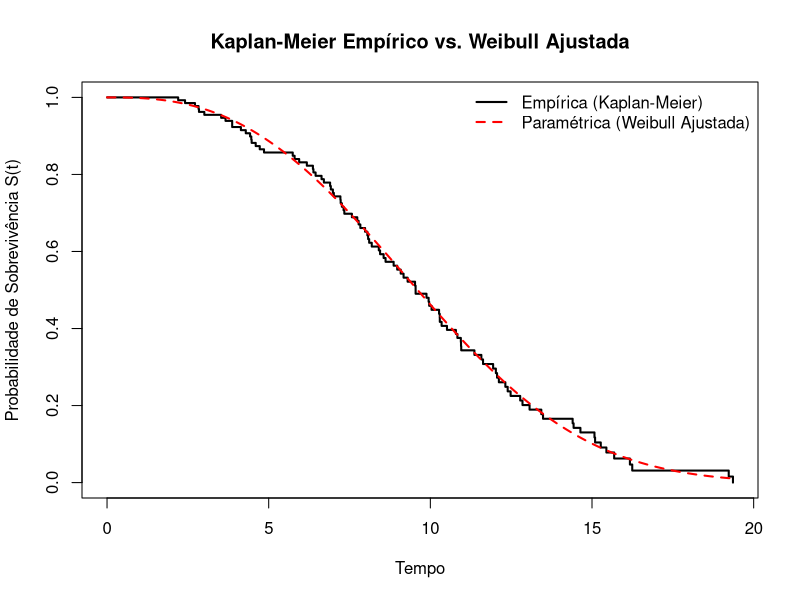

The R source for this figure:
# ==============================================================================
# DISCIPLINA: Simulação Estatística
# OBJETIVO: Estimação de Máxima Verossimilhança para distribuição Weibull
#           com dados censurados à direita via Método da Bissecção.
# ==============================================================================

# ------------------------------------------------------------------------------
# FUNÇÃO PRINCIPAL DA BISSECÇÃO
# ------------------------------------------------------------------------------
weibull_mle_bisseccao <- function(t, delta, intervalo_alpha = c(0.1, 10), 
                                  tol = 1e-6, max_iter = 100, conf_level = 0.95) {
  
  # Número de falhas observadas
  r <- sum(delta)
  if (r == 0) stop("Erro: Nenhuma falha observada no conjunto de dados.")
  
  # Passo 1: Definição da Função Escore para Alpha
  g_alpha <- function(alpha) {
    termo1 <- r / alpha
    termo2 <- sum(delta * log(t))
    termo3 <- (r * sum((t^alpha) * log(t))) / sum(t^alpha)
    
    return(termo1 + termo2 - termo3)
  }
  
  # Passo 2: Algoritmo da Bissecção
  a <- intervalo_alpha[1]
  b <- intervalo_alpha[2]
  
  fa <- g_alpha(a)
  fb <- g_alpha(b)
  
  # Verifica se existe mudança de sinal no intervalo inicial
  if (fa * fb > 0) {
    stop("O intervalo inicial de alpha não contém uma raiz óbvia (f(a) e f(b) têm o mesmo sinal). Amplie o intervalo.")
  }
  
  iter_convergiu <- max_iter
  
  # Loop iterativo da Bissecção
  for (k in 1:max_iter) {
    c_mid <- (a + b) / 2
    fc <- g_alpha(c_mid)
    
    # Critério de parada: raiz encontrada ou intervalo suficientemente pequeno
    if (abs(fc) < tol || (b - a) / 2 < tol) {
      alpha_hat <- c_mid
      iter_convergiu <- k
      cat("Convergência atingida na iteração:", k, "\n")
      break
    }
    
    # Atualização do intervalo
    if (fa * fc < 0) {
      b <- c_mid
      fb <- fc
    } else {
      a <- c_mid
      fa <- fc
    }
    
    if (k == max_iter) {
      alpha_hat <- (a + b) / 2
      warning("O algoritmo da bissecção atingiu o número máximo de iterações.")
    }
  }
  
  # Passo 3: Cálculo do Estimador de Beta
  
  beta_hat <- (sum(t^alpha_hat) / r)^(1 / alpha_hat)
  
  # CÁLCULO DA VARIÂNCIA E INTERVALOS DE CONFIANÇA
  
  # Calculando a Matriz Hessiana avaliada nos estimadores encontrados
  alpha <- alpha_hat
  beta <- beta_hat
  
  z <- t / beta
  ln_z <- log(z)
  z_alpha <- z^alpha
  
  H11_final <- sum(-delta / (alpha^2) - z_alpha * (ln_z^2))
  H12_final <- sum(-delta / beta + (1/beta) * z_alpha * (1 + alpha * ln_z))
  H22_final <- sum(delta * alpha / (beta^2) - (alpha * (alpha + 1) / (beta^2)) * z_alpha)
  
  H_final <- matrix(c(H11_final, H12_final, 
                      H12_final, H22_final), nrow = 2, ncol = 2)
  
  # Matriz de Informação de Fisher Observada (negativo do Hessiano)
  J_obs <- -H_final
  
  # Matriz de Variância-Covariância Assintótica
  Var_Cov <- solve(J_obs)
  
  var_alpha <- Var_Cov[1, 1]
  var_beta  <- Var_Cov[2, 2]
  
  # Intervalos de Confiança
  z_crit <- qnorm(1 - (1 - conf_level)/2)
  se_alpha <- sqrt(var_alpha)
  se_beta  <- sqrt(var_beta)
  
  ic_alpha <- c(Limite_Inf = alpha - z_crit * se_alpha, Limite_Sup = alpha + z_crit * se_alpha)
  ic_beta  <- c(Limite_Inf = beta - z_crit * se_beta, Limite_Sup = beta + z_crit * se_beta)
  
  
  ## RESULTADOS
  
  resultados <- list(
    Estimativas = c(Alpha = alpha_hat, Beta = beta_hat),
    Variancia_Estimadores = c(Var_Alpha = var_alpha, Var_Beta = var_beta),
    Matriz_Covariancia = Var_Cov,
    IC_Alpha = ic_alpha,
    IC_Beta = ic_beta,
    Iteracoes = iter_convergiu
  )
  
  return(resultados)
}

# ==============================================================================
# APLICAÇÃO DO ALGORITMO
# ==============================================================================

set.seed(2026) 

n <- 150
tempos_falha <- rweibull(n, shape = 2.5, scale = 10)
tempos_censura <- rexp(n, rate = 0.05)

t_observado <- pmin(tempos_falha, tempos_censura)
delta_observado <- as.numeric(tempos_falha <= tempos_censura)

# Rodando o algoritmo da Bissecção
resultados_bisseccao <- weibull_mle_bisseccao(t = t_observado, 
                                              delta = delta_observado, 
                                              intervalo_alpha = c(0.1, 10), 
                                              tol = 1e-6, 
                                              max_iter = 100)

# Exibindo os resultados
cat("\n--- RESULTADOS: MÉTODO DA BISSECÇÃO ---\n")
cat(sprintf("Estimador Alpha (Forma): %.4f\n", resultados_bisseccao$Estimativas["Alpha"]))
cat(sprintf("Variância de Alpha:      %.4f\n", resultados_bisseccao$Variancia_Estimadores["Var_Alpha"]))
cat(sprintf("IC de Alpha (95%%):       [%.4f ; %.4f]\n\n", resultados_bisseccao$IC_Alpha[1], resultados_bisseccao$IC_Alpha[2]))

cat(sprintf("Estimador Beta (Escala): %.4f\n", resultados_bisseccao$Estimativas["Beta"]))
cat(sprintf("Variância de Beta:       %.4f\n", resultados_bisseccao$Variancia_Estimadores["Var_Beta"]))
cat(sprintf("IC de Beta (95%%):        [%.4f ; %.4f]\n", resultados_bisseccao$IC_Beta[1], resultados_bisseccao$IC_Beta[2]))

# ==============================================================================
# GRÁFICO KAPLAN-MEIER E SOBREVIVÊNCIA WEIBULL
# ==============================================================================

# Ordenando os dados pelos tempos observados
ordem <- order(t_observado)
t_ord <- t_observado[ordem]
delta_ord <- delta_observado[ordem]

# Encontrando os tempos únicos onde ocorreram falhas (delta == 1)
tempos_falha_unicos <- unique(t_ord[delta_ord == 1])

# Vetores para armazenar a probabilidade de sobrevivência e o tempo
S_km <- numeric(length(tempos_falha_unicos))
prob_sobrevivencia_atual <- 1

# Cálculo iterativo do Kaplan-Meier: S(t) = S(t-1) * (1 - d_j / n_j)
for (i in 1:length(tempos_falha_unicos)) {
  tj <- tempos_falha_unicos[i]
  
  # d_j: Número de falhas no tempo tj
  dj <- sum(t_ord == tj & delta_ord == 1)
  
  # n_j: Número de indivíduos em risco (tempo observado >= tj)
  nj <- sum(t_ord >= tj)
  
  # Atualizando a probabilidade
  prob_sobrevivencia_atual <- prob_sobrevivencia_atual * (1 - dj / nj)
  S_km[i] <- prob_sobrevivencia_atual
}

# Adicionando o tempo t=0 com S(0)=1 para o gráfico iniciar corretamente
tempos_plot <- c(0, tempos_falha_unicos)
surv_plot <- c(1, S_km)

## Curva de Sobrevivência da Weibull Ajustada
alpha_estimado <- resultados_bisseccao$Estimativas["Alpha"]
beta_estimado  <- resultados_bisseccao$Estimativas["Beta"]

# Criando um grid contínuo de tempos para traçar uma curva suave
t_grid <- seq(0, max(t_observado), length.out = 500)

# Função de Sobrevivência da Weibull
surv_weibull <- exp(-(t_grid / beta_estimado)^alpha_estimado)

## Plotagem do Gráfico

# Plotando o Kaplan-Meier empírico em formato de escada
plot(tempos_plot, surv_plot, type = "s", lwd = 2, col = "black",
     xlab = "Tempo", ylab = "Probabilidade de Sobrevivência S(t)",
     main = "Kaplan-Meier Empírico vs. Weibull Ajustada",
     ylim = c(0, 1), xlim = c(0, max(t_observado)))

# Curva da Weibull paramétrica
lines(t_grid, surv_weibull, lwd = 2, col = "red", lty = 2)

# Legenda 
legend("topright", 
       legend = c("Empírica (Kaplan-Meier)", "Paramétrica (Weibull Ajustada)"),
       col = c("black", "red"), lwd = 2, lty = c(1, 2), bty = "n")
